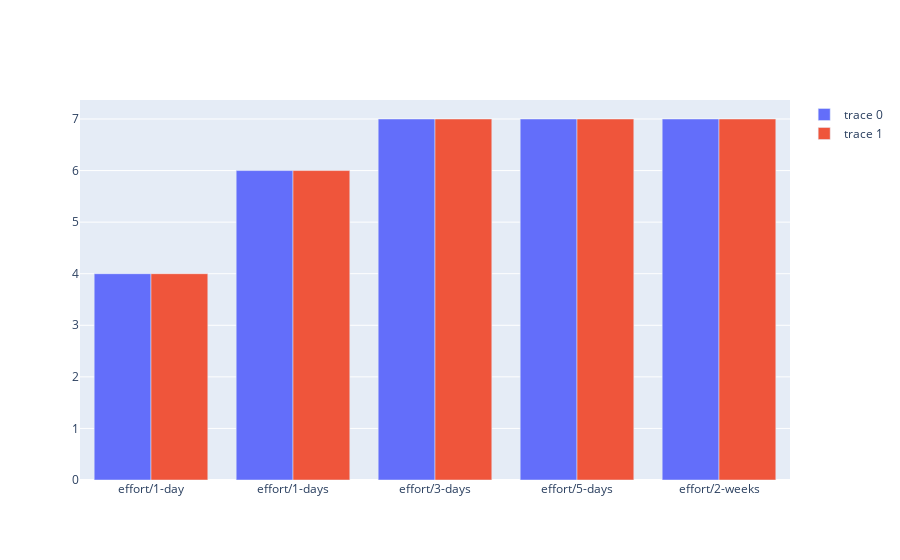

The notebook cell this image was saved under:
### Code cell
df = pandas.DataFrame({}, index = effort_labels)
df['open'] = open_effort_distribution(c.stats).values[0]
df['total'] = total_effort_distribution(c.stats).values[0]

data = [
   go.Bar(
    x=effort_labels,
    y=df[col].values
    ) for col in df.columns
    
]

go.Figure(data)

### Figure 1 — Plotly figure (JSON) as saved in the notebook; plotly's stock layout.template omitted (floating-point values rounded to 4 significant figures)
{"data": [{"type": "bar", "x": ["effort/1-day", "effort/1-days", "effort/3-days", "effort/5-days", "effort/2-weeks"], "y": [4, 6, 7, 7, 7]}, {"type": "bar", "x": ["effort/1-day", "effort/1-days", "effort/3-days", "effort/5-days", "effort/2-weeks"], "y": [4, 6, 7, 7, 7]}], "layout": {}}
